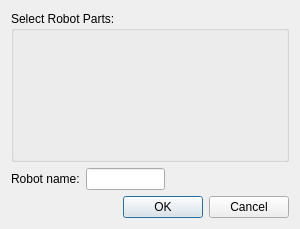
<?xml version="1.0" encoding="UTF-8"?>
<ui version="4.0">
 <class>StartDlg</class>
 <widget class="QDialog" name="StartDlg">
  <property name="geometry">
   <rect>
    <x>0</x>
    <y>0</y>
    <width>300</width>
    <height>229</height>
   </rect>
  </property>
  <property name="sizePolicy">
   <sizepolicy hsizetype="Preferred" vsizetype="Expanding">
    <horstretch>0</horstretch>
    <verstretch>0</verstretch>
   </sizepolicy>
  </property>
  <property name="windowTitle">
   <string>Dialog</string>
  </property>
  <property name="windowIcon">
   <iconset resource="res.qrc">
    <normaloff>:/logo.svg</normaloff>:/logo.svg</iconset>
  </property>
  <layout class="QVBoxLayout" name="verticalLayout" stretch="80,10,10">
   <item>
    <widget class="QGroupBox" name="groupBox">
     <property name="title">
      <string>Select Robot Parts:</string>
     </property>
    </widget>
   </item>
   <item>
    <layout class="QHBoxLayout" name="horizontalLayout_2">
     <item>
      <layout class="QHBoxLayout" name="horizontalLayout">
       <item>
        <widget class="QLabel" name="label">
         <property name="text">
          <string>Robot name:</string>
         </property>
        </widget>
       </item>
       <item>
        <widget class="QLineEdit" name="lineEdit"/>
       </item>
      </layout>
     </item>
     <item>
      <spacer name="horizontalSpacer">
       <property name="orientation">
        <enum>Qt::Horizontal</enum>
       </property>
       <property name="sizeHint" stdset="0">
        <size>
         <width>153</width>
         <height>20</height>
        </size>
       </property>
      </spacer>
     </item>
    </layout>
   </item>
   <item>
    <layout class="QHBoxLayout" name="horizontalLayout_3">
     <item>
      <spacer name="horizontalSpacer_2">
       <property name="orientation">
        <enum>Qt::Horizontal</enum>
       </property>
       <property name="sizeHint" stdset="0">
        <size>
         <width>117</width>
         <height>20</height>
        </size>
       </property>
      </spacer>
     </item>
     <item>
      <widget class="QDialogButtonBox" name="buttonBox">
       <property name="orientation">
        <enum>Qt::Horizontal</enum>
       </property>
       <property name="standardButtons">
        <set>QDialogButtonBox::Cancel|QDialogButtonBox::Ok</set>
       </property>
      </widget>
     </item>
    </layout>
   </item>
  </layout>
 </widget>
 <resources/>
 <connections>
  <connection>
   <sender>buttonBox</sender>
   <signal>accepted()</signal>
   <receiver>StartDlg</receiver>
   <slot>accept()</slot>
   <hints>
    <hint type="sourcelabel">
     <x>248</x>
     <y>254</y>
    </hint>
    <hint type="destinationlabel">
     <x>157</x>
     <y>274</y>
    </hint>
   </hints>
  </connection>
  <connection>
   <sender>buttonBox</sender>
   <signal>rejected()</signal>
   <receiver>StartDlg</receiver>
   <slot>reject()</slot>
   <hints>
    <hint type="sourcelabel">
     <x>316</x>
     <y>260</y>
    </hint>
    <hint type="destinationlabel">
     <x>286</x>
     <y>274</y>
    </hint>
   </hints>
  </connection>
 </connections>
</ui>
